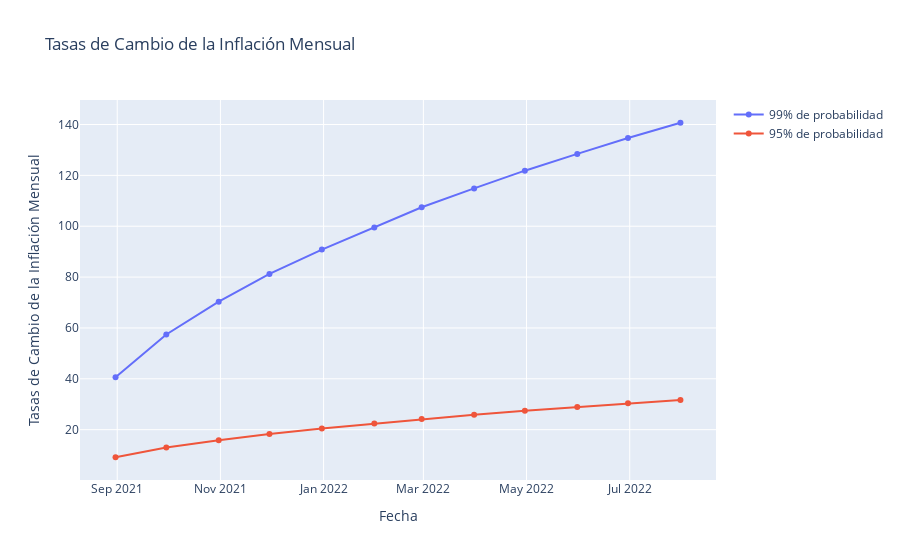

Notebook source saved alongside this figure:
### Code cell
fig5 = go.Figure(
    data=[
        go.Scatter(
            name="99% de probabilidad",
            x=df5.index,
            y=df5['99%'],
            #offsetgroup=0,
        ),
        go.Scatter(
            name="95% de probabilidad",
            x=df5.index,
            y=df5['95%'],
            #offsetgroup=1,
            #base=df2["RS_Cum1"],
        )
    ],
    layout=go.Layout(
        title="Tasas de Cambio de la Inflación Mensual",
        yaxis_title="Tasas de Cambio de la Inflación Mensual",xaxis_title="Fecha"
        #template='plotly_dark'
    )
)
fig5.show()

### Figure 1 — Plotly figure (JSON) as saved in the notebook; plotly's stock layout.template omitted (floating-point values rounded to 4 significant figures)
{"data": [{"name": "99% de probabilidad", "type": "scatter", "x": ["2021-08-31T00:00:00", "2021-09-30T00:00:00", "2021-10-31T00:00:00", "2021-11-30T00:00:00", "2021-12-31T00:00:00", "2022-01-31T00:00:00", "2022-02-28T00:00:00", "2022-03-31T00:00:00", "2022-04-30T00:00:00", "2022-05-31T00:00:00", "2022-06-30T00:00:00", "2022-07-31T00:00:00"], "y": [40.61, 57.44, 70.35, 81.23, 90.82, 99.48, 107.5, 114.9, 121.8, 128.4, 134.7, 140.7]}, {"name": "95% de probabilidad", "type": "scatter", "x": ["2021-08-31T00:00:00", "2021-09-30T00:00:00", "2021-10-31T00:00:00", "2021-11-30T00:00:00", "2021-12-31T00:00:00", "2022-01-31T00:00:00", "2022-02-28T00:00:00", "2022-03-31T00:00:00", "2022-04-30T00:00:00", "2022-05-31T00:00:00", "2022-06-30T00:00:00", "2022-07-31T00:00:00"], "y": [9.149, 12.94, 15.85, 18.3, 20.46, 22.41, 24.21, 25.88, 27.45, 28.93, 30.34, 31.69]}], "layout": {"title": {"text": "Tasas de Cambio de la Inflación Mensual"}, "xaxis": {"title": {"text": "Fecha"}}, "yaxis": {"title": {"text": "Tasas de Cambio de la Inflación Mensual"}}}}
